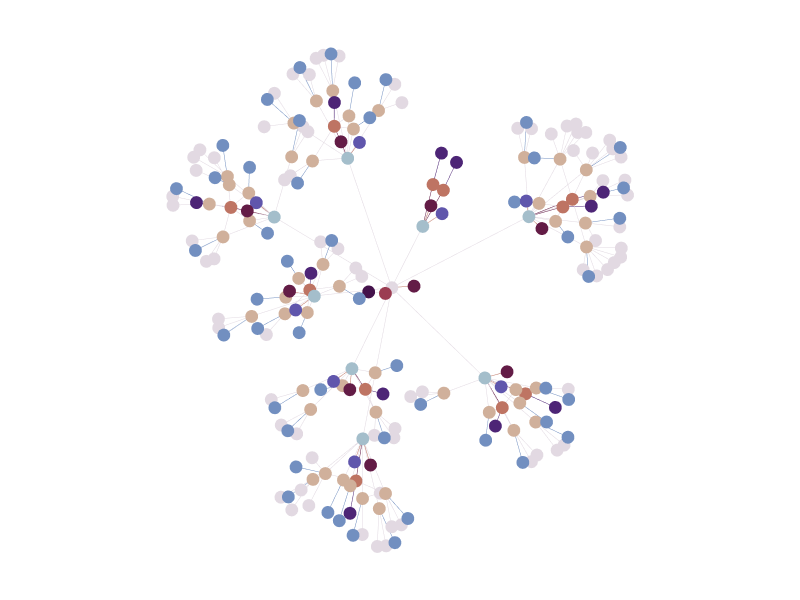

Here is the notebook cell this chart was saved with:
### Markdown cell above
## 8. Show the final result

### Code cell
Topology.Show(Graph.Reshape(graph, k=0.1),
              faceOpacity=0.1,
              sagitta=0,
              absolute=False,
              backgroundColor="white",
              vertexSize=15,
              vertexColorKey="color",
              edgeWidthKey="width",
              edgeColorKey="color",
              camera=[0,0,2],
              width=800,
              height=600,
              renderer=renderer)

### Figure 1 — Plotly figure (JSON) as saved in the notebook; plotly's stock layout.template omitted (floating-point values rounded to 4 significant figures; data arrays with more than 128 entries replaced by an {"elided": "..."} marker saying what was removed)
{"data": [{"hoverinfo": "text", "hovertext": [], "legendgroup": "2", "legendrank": 2, "line": {"color": "#BE7463", "dash": "solid", "width": 1}, "marker": {"color": "#BE7463", "size": 0.25, "symbol": "circle"}, "mode": "markers+lines", "name": "1: Untitled Graph (Edges)", "showlegend": false, "text": [], "type": "scatter3d", "x": [-0.7006, -0.5448, null, -0.7789, -0.5448, null, 1.646, 1.669, null, 1.782, 1.669, null, -0.4122, -0.1961, null, -0.3589, -0.1961, null, -0.02909, 0.1304, null, 0.1123, 0.1304, null, 0.2924, 0.225, null, 0.1532, 0.225, null, 1.479, 1.286, null, 1.427, 1.286, null, 0.03545, 0.09396, null, 0.196, 0.09396, null, 0.6702, 0.4775, null, 0.9141, 0.7465, null, 0.8174, 0.7465, null], "y": [1.214, 1.089, null, 1.142, 1.089, null, 1.228, 1.092, null, 0.9888, 1.092, null, 0.4448, 0.4011, null, 0.2812, 0.4011, null, -0.3398, -0.2294, null, -0.4115, -0.2294, null, -1.067, -0.8393, null, -1.039, -0.8393, null, -0.2564, -0.3099, null, -0.3864, -0.3099, null, 1.743, 1.6, null, 1.737, 1.6, null, 0.4883, 0.4744, null, 1.118, 1.008, null, 1.187, 1.008, null], "z": [0, 0, null, 0, 0, null, 0, 0, null, 0, 0, null, 0, 0, null, 0, 0, null, 0, 0, null, 0, 0, null, 0, 0, null, 0, 0, null, 0, 0, null, 0, 0, null, 0, 0, null, 0, 0, null, 0, 0, null, 0, 0, null, 0, 0, null]}, {"hoverinfo": "text", "hovertext": [], "legendgroup": "2", "legendrank": 2, "line": {"color": "#631C46", "dash": "solid", "width": 1}, "marker": {"color": "#631C46", "size": 0.25, "symbol": "circle"}, "mode": "markers+lines", "name": "1: Untitled Graph (Edges)", "showlegend": false, "text": [], "type": "scatter3d", "x": [0.225, 0.1657, null, 0.1304, 0.2472, null, 0.7465, 0.8353, null, 0.7465, 0.9255, null, 1.286, 1.437, null, 1.669, 1.964, null, 0.09396, -0.02281, null, -0.5448, -0.9216, null, 1.669, 2.046, null, 1.286, 1.639, null, -0.1961, -0.2359, null], "y": [-0.8393, -1.205, null, -0.2294, -0.4086, null, 1.008, 1.371, null, 1.008, 1.322, null, -0.3099, -0.5678, null, 1.092, 1.177, null, 1.6, 1.878, null, 1.089, 1.173, null, 1.092, 1.243, null, -0.3099, -0.4478, null, 0.4011, 0.4545, null], "z": [0, 0, null, 0, 0, null, 0, 0, null, 0, 0, null, 0, 0, null, 0, 0, null, 0, 0, null, 0, 0, null, 0, 0, null, 0, 0, null, 0, 0, null]}, {"hoverinfo": "text", "hovertext": [], "legendgroup": "2", "legendrank": 2, "line": {"color": "#4D2576", "dash": "solid", "width": 1}, "marker": {"color": "#4D2576", "size": 0.25, "symbol": "circle"}, "mode": "markers+lines", "name": "1: Untitled Graph (Edges)", "showlegend": false, "text": [], "type": "scatter3d", "x": [0.1138, 0.1657, null, 0.4008, 0.2472, null, 0.9089, 0.8353, null, 1.04, 0.9255, null, 1.378, 1.437, null, 2.212, 1.964, null, -0.02138, -0.02281, null, -1.221, -0.9216, null, 2.315, 2.046, null, 1.899, 1.639, null, -0.2254, -0.2359, null], "y": [-1.486, -1.205, null, -0.4488, -0.4086, null, 1.645, 1.371, null, 1.564, 1.322, null, -0.7281, -0.5678, null, 1.184, 1.177, null, 2.084, 1.878, null, 1.215, 1.173, null, 1.305, 1.243, null, -0.5662, -0.4478, null, 0.6002, 0.4545, null], "z": [0, 0, null, 0, 0, null, 0, 0, null, 0, 0, null, 0, 0, null, 0, 0, null, 0, 0, null, 0, 0, null, 0, 0, null, 0, 0, null, 0, 0, null]}, {"hoverinfo": "text", "hovertext": [], "legendgroup": "2", "legendrank": 2, "line": {"color": "#E2D9E2", "dash": "solid", "width": 1}, "marker": {"color": "#E2D9E2", "size": 0.25, "symbol": "circle"}, "mode": "markers+lines", "name": "1: Untitled Graph (Edges)", "showlegend": false, "text": [], "type": "scatter3d", "x": {"elided": "501 float values"}, "y": {"elided": "501 float values"}, "z": {"elided": "501 int values"}}, {"hoverinfo": "text", "hovertext": [], "legendgroup": "2", "legendrank": 2, "line": {"color": "#728FC0", "dash": "solid", "width": 1}, "marker": {"color": "#728FC0", "size": 0.25, "symbol": "circle"}, "mode": "markers+lines", "name": "1: Untitled Graph (Edges)", "showlegend": false, "text": [], "type": "scatter3d", "x": {"elided": "144 float values"}, "y": {"elided": "144 float values"}, "z": {"elided": "144 int values"}}, {"customdata": {"elided": "222 str values"}, "hoverinfo": "text", "hovertemplate": {"elided": "222 str values"}, "hovertext": {"elided": "222 str values"}, "legendgroup": "1", "legendrank": 1, "marker": {"color": {"elided": "222 str values"}, "line": {"width": 0}, "opacity": 1, "size": {"elided": "222 int values"}, "sizemode": "diameter", "symbol": "circle"}, "mode": "markers", "name": "1: Untitled Graph (Vertices)", "showlegend": false, "text": {"elided": "222 str values"}, "type": "scatter3d", "x": {"elided": "222 float values"}, "y": {"elided": "222 float values"}, "z": {"elided": "222 int values"}}], "layout": {"autosize": true, "height": 600, "margin": {"b": 40, "l": 40, "r": 40, "t": 40}, "paper_bgcolor": "#FFFFFF", "plot_bgcolor": "#FFFFFF", "scene": {"aspectmode": "data", "camera": {"center": {"x": 0, "y": 0, "z": 0}, "eye": {"x": 0, "y": 0, "z": 2}, "projection": {"type": "perspective"}, "up": {"x": 0, "y": 1, "z": 0}}, "xaxis": {"visible": false}, "yaxis": {"visible": false}, "zaxis": {"visible": false}}, "showlegend": true, "width": 800, "xaxis": {"showgrid": false, "visible": false, "zeroline": false}, "yaxis": {"showgrid": false, "visible": false, "zeroline": false}}}
